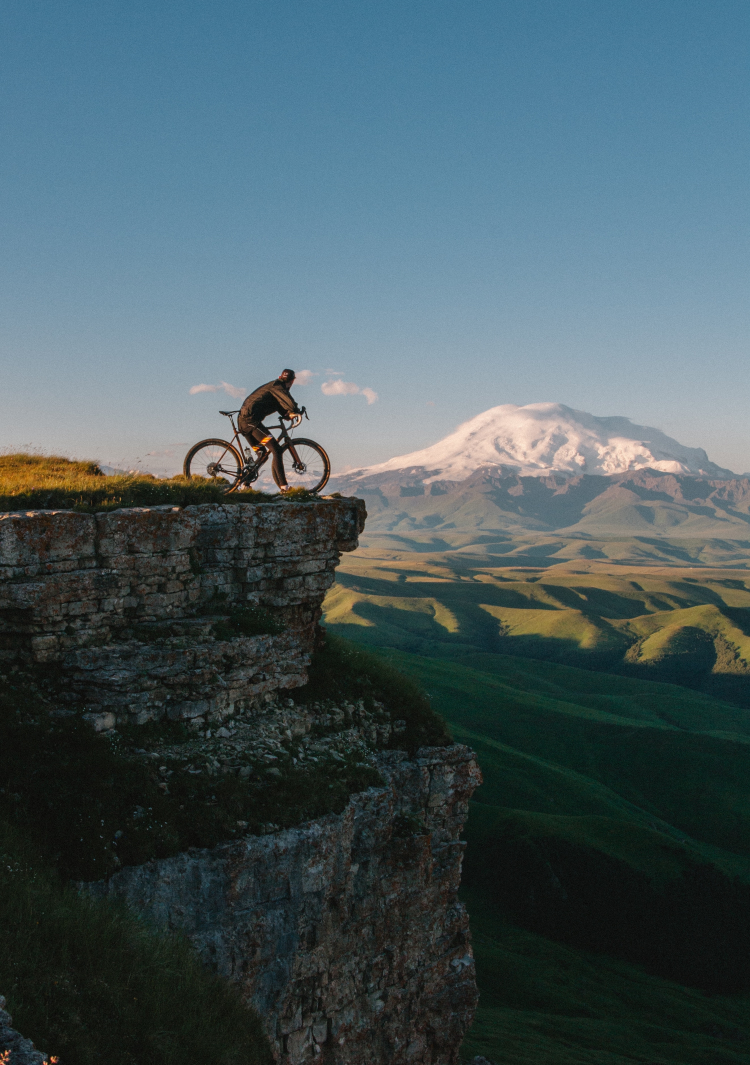
#> input picture img/4.jpg, 3000 x 4260 px (shown at 1/4 size)
$ python image_histogram.py
#> lines starting #> are read from the running program, lines starting #| are printed output that depends on the picture
import cv2
import numpy as np
from matplotlib import pyplot as plt

img=cv2.imread("../img/4.jpg", 0)
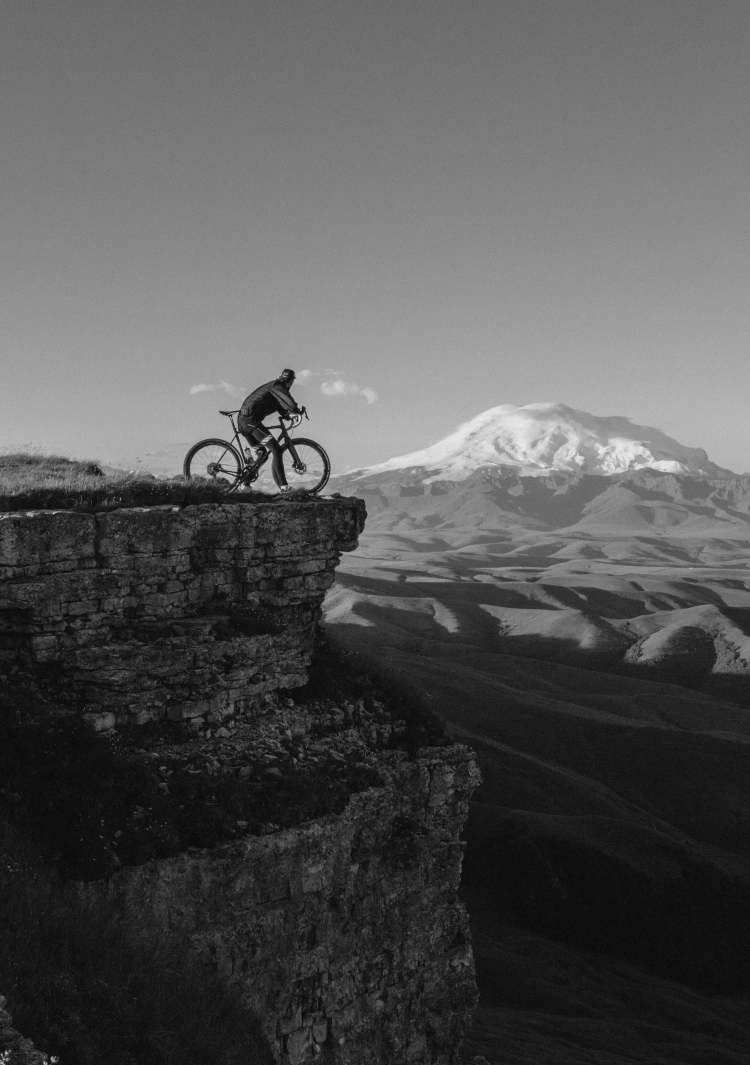
#> img: shape (4260, 3000) (shown at 1/4 size); min 0, max 245, mean 85.4
img = cv2.resize(img, (600, 600))
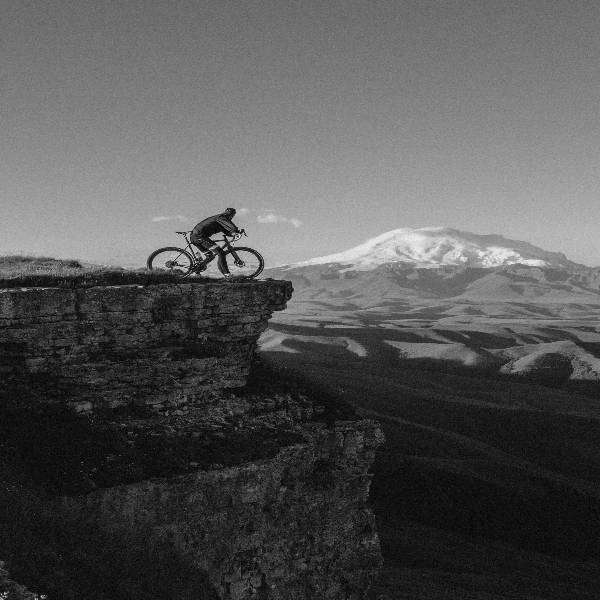
#> img: shape (600, 600); min 0, max 240, mean 85.4
# cv2.imshow("Image", img)
# hist = cv2.calcHist([img], [0], None, [256], [0, 256])
# plt.hist(img.ravel(), 256, [0, 256]);
# plt.show()

equ = cv2.equalizeHist(img)
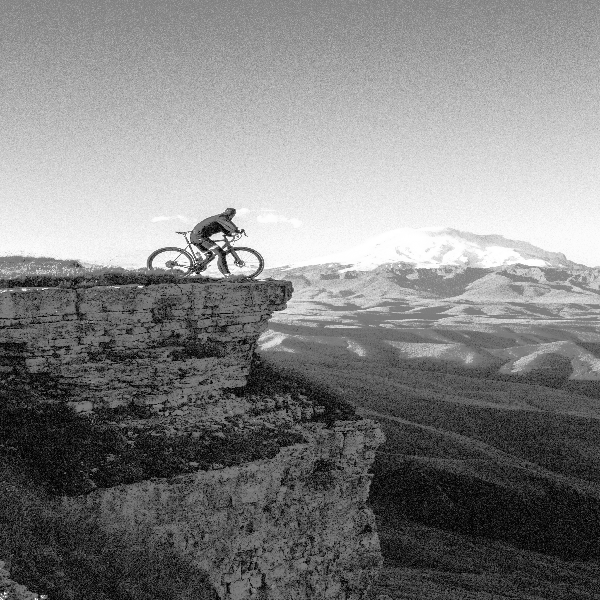
#> equ: shape (600, 600); min 0, max 255, mean 128.6
res = np.hstack((img,equ)) #stacking images side-by-side
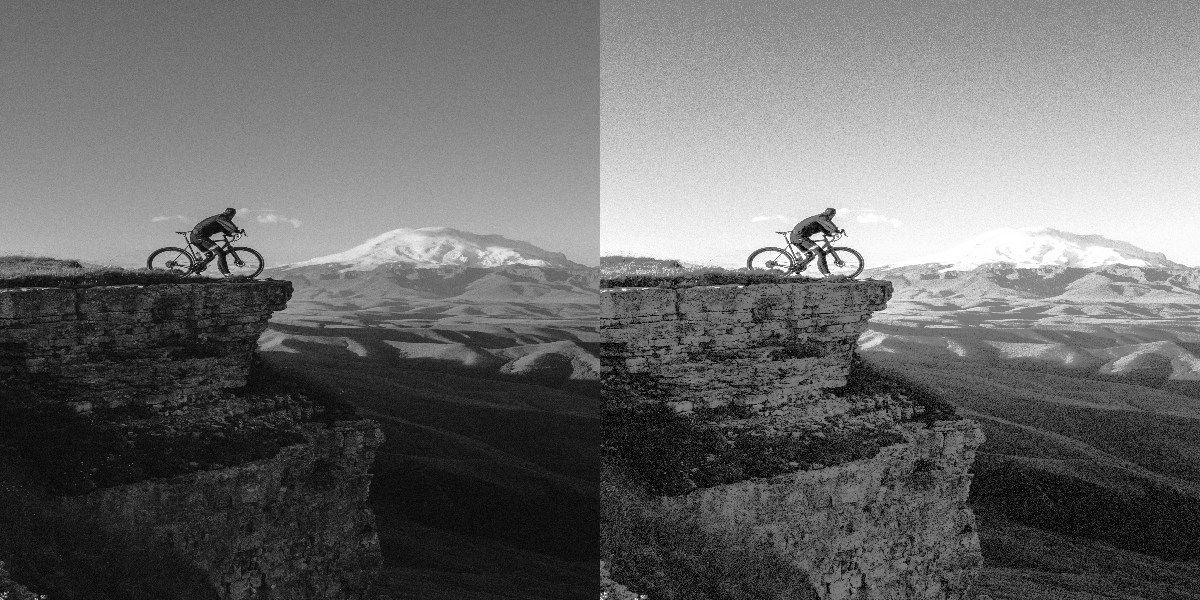
#> res: shape (600, 1200); min 0, max 255, mean 107
cv2.imshow('img', res)
cv2.waitKey(0)
cv2.destroyAllWindows()

$ run again, with img/1.jpg copied over img/4.jpg
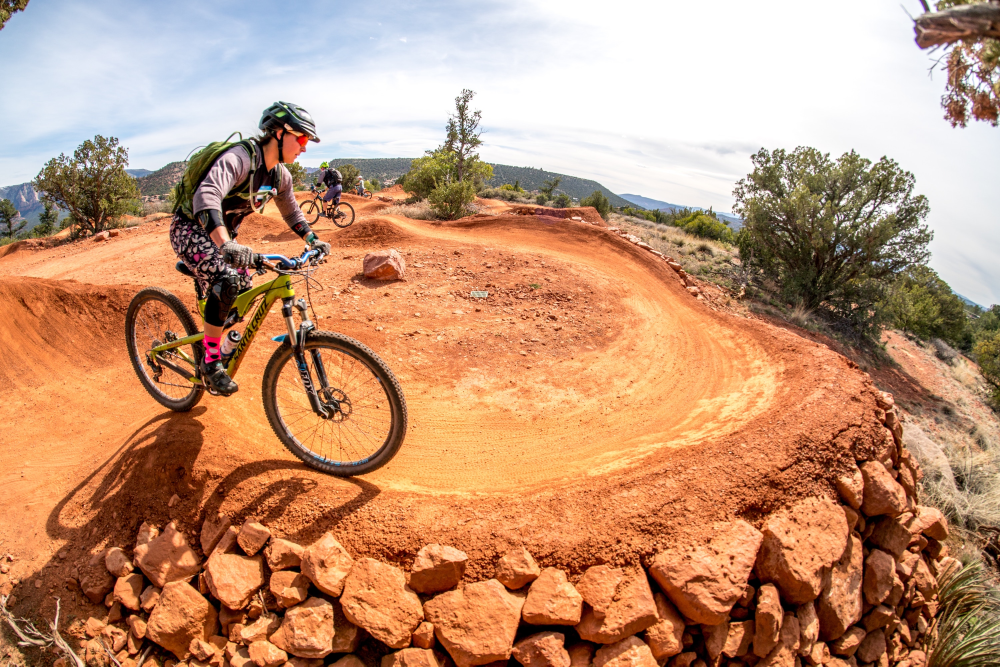
#> input picture img/1.jpg, 3000 x 2000 px (shown at 1/3 size)
#> `equ = cv2.equalizeHist(img)`:
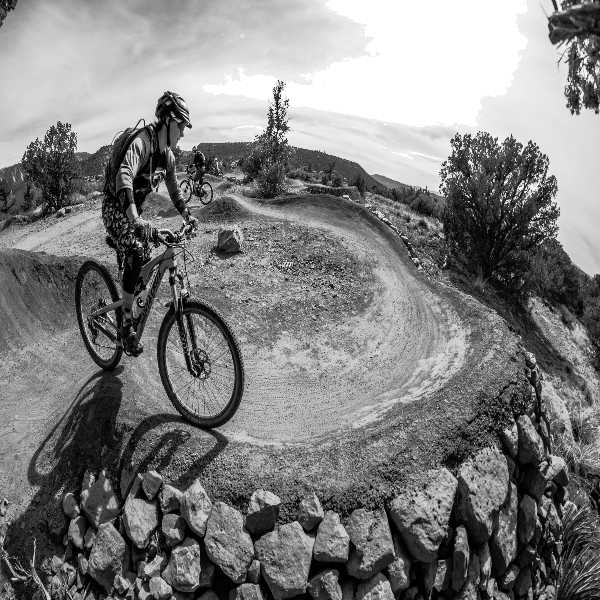
#> equ: shape (600, 600); min 0, max 255, mean 128.1
#> `res = np.hstack((img,equ))`:
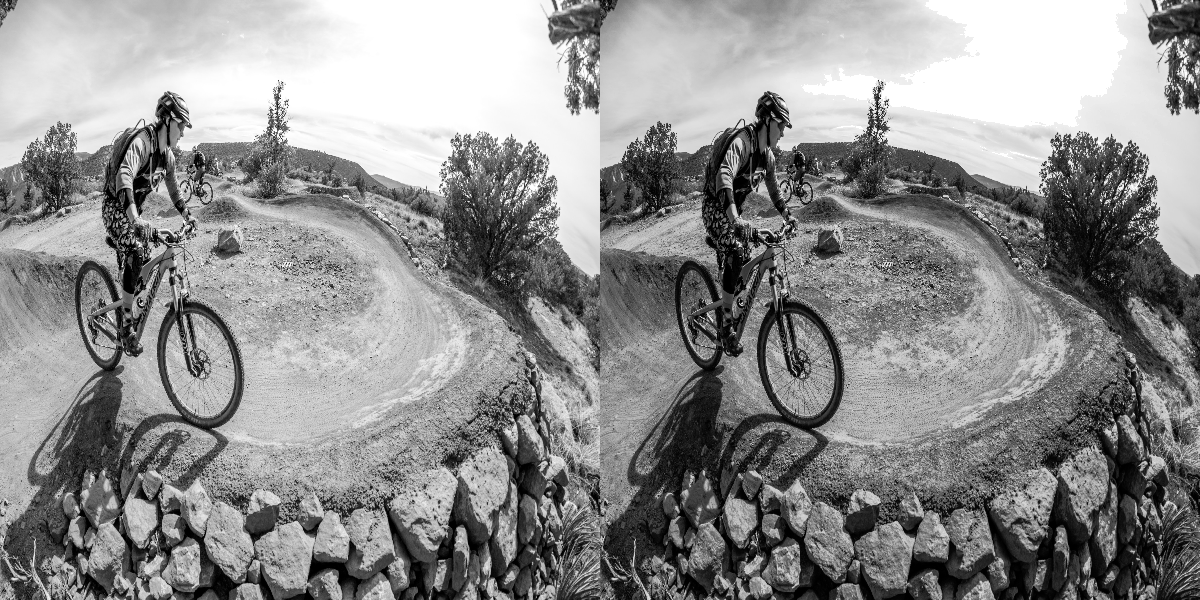
#> res: shape (600, 1200); min 0, max 255, mean 142.8

$ run again, with img/2.jpg copied over img/4.jpg
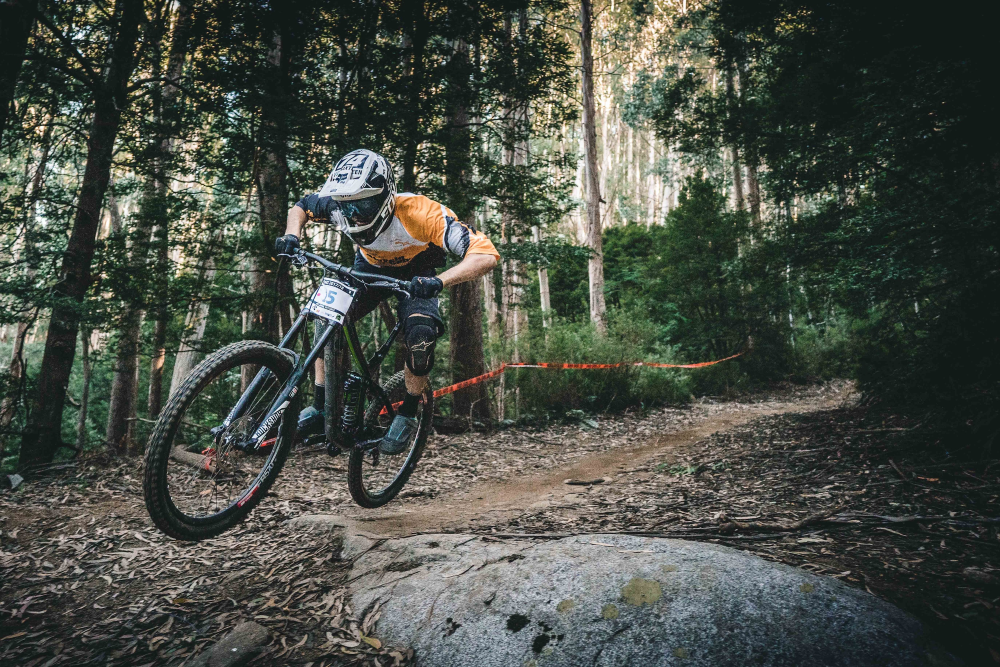
#> input picture img/2.jpg, 3000 x 2001 px (shown at 1/3 size)
#> `equ = cv2.equalizeHist(img)`:
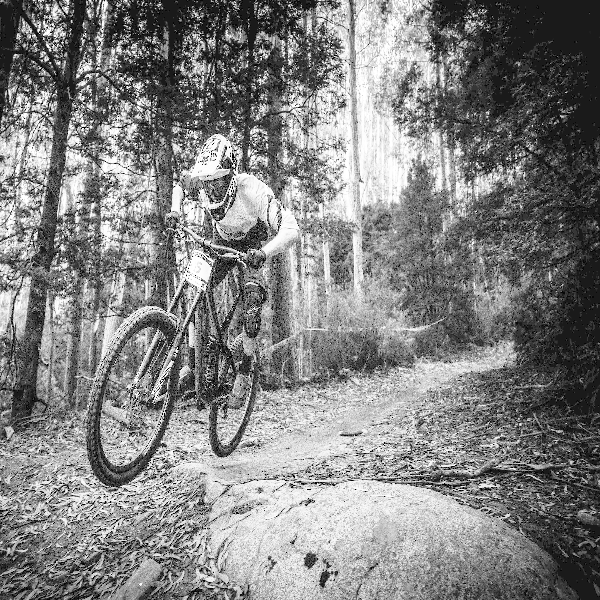
#> equ: shape (600, 600); min 0, max 255, mean 129.3
#> `res = np.hstack((img,equ))`:
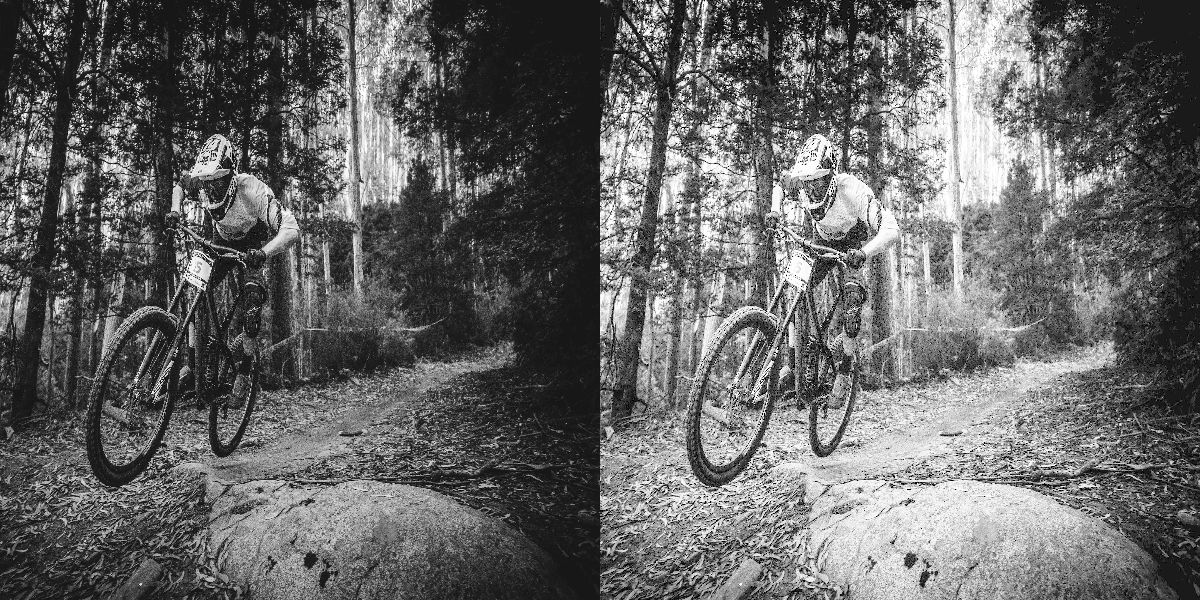
#> res: shape (600, 1200); min 0, max 255, mean 102.1

$ run again, with img/3.jpg copied over img/4.jpg
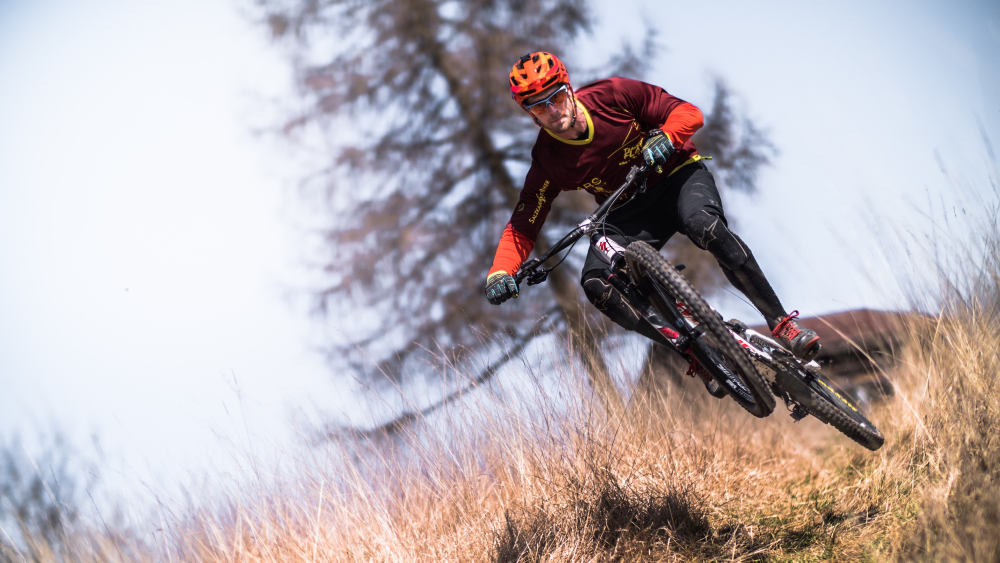
#> input picture img/3.jpg, 3000 x 1688 px (shown at 1/3 size)
#> `equ = cv2.equalizeHist(img)`:
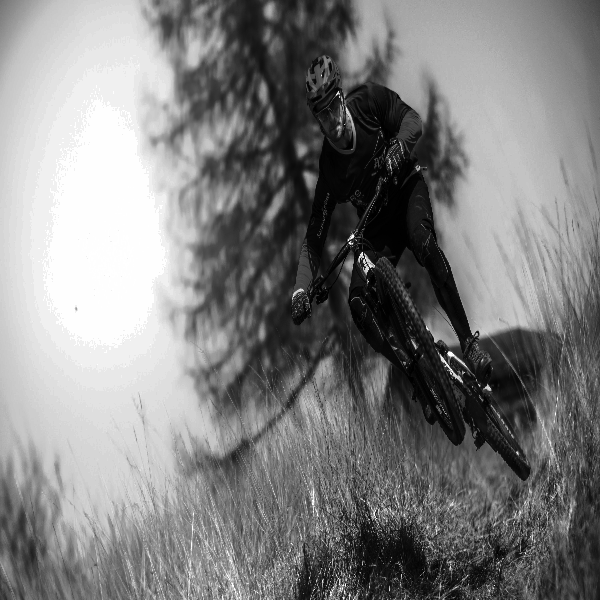
#> equ: shape (600, 600); min 0, max 255, mean 128.8
#> `res = np.hstack((img,equ))`:
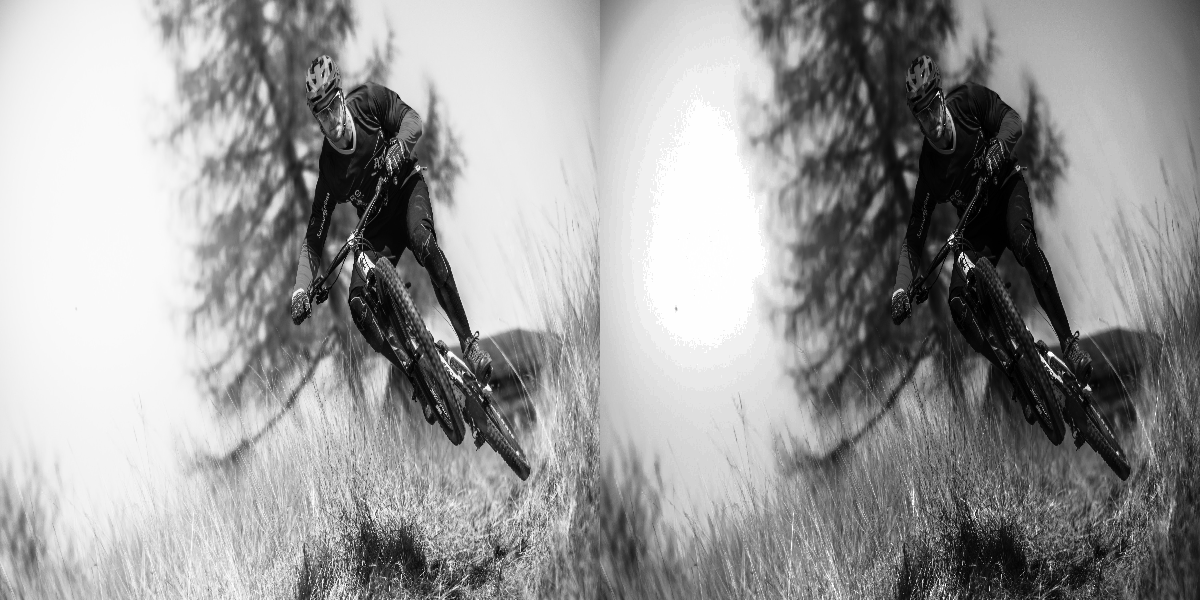
#> res: shape (600, 1200); min 0, max 255, mean 154.2
